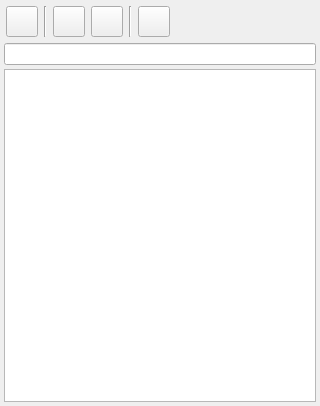
<?xml version="1.0" encoding="UTF-8"?>
<ui version="4.0">
 <class>LibrariesWidget</class>
 <widget class="QWidget" name="LibrariesWidget">
  <property name="geometry">
   <rect>
    <x>0</x>
    <y>0</y>
    <width>320</width>
    <height>406</height>
   </rect>
  </property>
  <property name="windowTitle">
   <string>Form</string>
  </property>
  <layout class="QVBoxLayout" name="verticalLayout">
   <property name="spacing">
    <number>4</number>
   </property>
   <property name="leftMargin">
    <number>4</number>
   </property>
   <property name="topMargin">
    <number>4</number>
   </property>
   <property name="rightMargin">
    <number>4</number>
   </property>
   <property name="bottomMargin">
    <number>4</number>
   </property>
   <item>
    <widget class="QFrame" name="frame">
     <property name="frameShadow">
      <enum>QFrame::Raised</enum>
     </property>
     <layout class="QHBoxLayout" name="horizontalLayout">
      <property name="leftMargin">
       <number>2</number>
      </property>
      <property name="topMargin">
       <number>2</number>
      </property>
      <property name="rightMargin">
       <number>2</number>
      </property>
      <property name="bottomMargin">
       <number>2</number>
      </property>
      <item>
       <widget class="QToolButton" name="toolButtonHideEmpty">
        <property name="toolTip">
         <string>Скрыть пустые библиотеки</string>
        </property>
        <property name="icon">
         <iconset resource="Resources/Resources.qrc">
          <normaloff>:/22/FolderFavorites_x22.png</normaloff>:/22/FolderFavorites_x22.png</iconset>
        </property>
        <property name="iconSize">
         <size>
          <width>24</width>
          <height>24</height>
         </size>
        </property>
        <property name="checkable">
         <bool>true</bool>
        </property>
       </widget>
      </item>
      <item>
       <widget class="Line" name="line_2">
        <property name="orientation">
         <enum>Qt::Vertical</enum>
        </property>
       </widget>
      </item>
      <item>
       <widget class="QToolButton" name="toolButtonAdd">
        <property name="toolTip">
         <string>Добавить библиотеку</string>
        </property>
        <property name="iconSize">
         <size>
          <width>24</width>
          <height>24</height>
         </size>
        </property>
       </widget>
      </item>
      <item>
       <widget class="QToolButton" name="toolButtonAddClass">
        <property name="toolTip">
         <string>Добавить новый класс</string>
        </property>
        <property name="iconSize">
         <size>
          <width>24</width>
          <height>24</height>
         </size>
        </property>
       </widget>
      </item>
      <item>
       <widget class="Line" name="line">
        <property name="orientation">
         <enum>Qt::Vertical</enum>
        </property>
       </widget>
      </item>
      <item>
       <widget class="QToolButton" name="toolButtonRemove">
        <property name="toolTip">
         <string>Удалить библиотеку</string>
        </property>
        <property name="iconSize">
         <size>
          <width>24</width>
          <height>24</height>
         </size>
        </property>
       </widget>
      </item>
      <item>
       <spacer name="horizontalSpacer">
        <property name="orientation">
         <enum>Qt::Horizontal</enum>
        </property>
        <property name="sizeHint" stdset="0">
         <size>
          <width>40</width>
          <height>20</height>
         </size>
        </property>
       </spacer>
      </item>
     </layout>
    </widget>
   </item>
   <item>
    <layout class="QHBoxLayout" name="horizontalLayout_2">
     <property name="spacing">
      <number>2</number>
     </property>
     <item>
      <widget class="QLineEdit" name="lineEditFilter">
       <property name="clearButtonEnabled">
        <bool>true</bool>
       </property>
      </widget>
     </item>
    </layout>
   </item>
   <item>
    <widget class="QTreeView" name="treeViewLibraries">
     <property name="contextMenuPolicy">
      <enum>Qt::CustomContextMenu</enum>
     </property>
     <attribute name="headerVisible">
      <bool>false</bool>
     </attribute>
    </widget>
   </item>
  </layout>
  <action name="actionAddClass">
   <property name="icon">
    <iconset resource="Resources/Resources.qrc">
     <normaloff>:/Class.png</normaloff>:/Class.png</iconset>
   </property>
   <property name="text">
    <string>Добавить класс</string>
   </property>
  </action>
  <action name="actionAddLibrary">
   <property name="icon">
    <iconset resource="Resources/Resources.qrc">
     <normaloff>:/ListAdd_x22.png</normaloff>:/ListAdd_x22.png</iconset>
   </property>
   <property name="text">
    <string>Добавить библиотеку</string>
   </property>
  </action>
  <action name="actionRemove">
   <property name="icon">
    <iconset resource="Resources/Resources.qrc">
     <normaloff>:/ListRemove_x22.png</normaloff>:/ListRemove_x22.png</iconset>
   </property>
   <property name="text">
    <string>Удалить библиотеку</string>
   </property>
  </action>
  <action name="actionOpenInFileManager">
   <property name="icon">
    <iconset>
     <normaloff>:/FolderOpen_x16.png</normaloff>:/FolderOpen_x16.png</iconset>
   </property>
   <property name="text">
    <string>Показать в папке</string>
   </property>
  </action>
  <action name="actionProperties">
   <property name="text">
    <string>Свойства</string>
   </property>
  </action>
 </widget>
 <resources>
  <include location="Resources/Resources.qrc"/>
 </resources>
 <connections/>
</ui>
